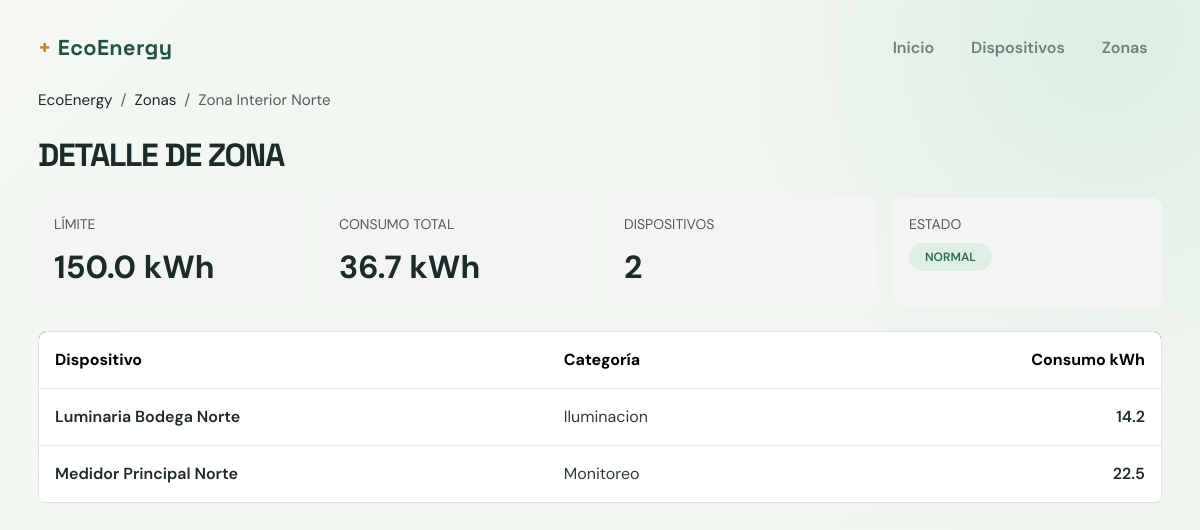
The app's page /zonas/4/ with its own data.
### dispositivos/models.py (models this page shows, shortened)
class BaseModel(models.Model):
	created_at = models.DateTimeField(auto_now_add=True)
	updated_at = models.DateTimeField(auto_now=True)
	deleted_at = models.DateTimeField(null=True, blank=True)
	class Meta:
		abstract = True

class Zone(BaseModel):
	organization = models.ForeignKey(
		"Organization",
		on_delete=models.PROTECT,
		related_name="zones",
	)
	name = models.CharField(max_length=100)
	limit_kwh = models.DecimalField(max_digits=10, decimal_places=2, default=0)
	is_active = models.BooleanField(default=True)
	class Meta:
		ordering = ("organization__legal_name", "name")
		verbose_name = "zone"
		verbose_name_plural = "zones"
		constraints = [
			models.UniqueConstraint(
				fields=("organization", "name"),
				name="unique_zone_name_per_organization",
			)
		]

class Device(BaseModel):
	STATUS_ACTIVE = "active"
	STATUS_MAINTENANCE = "maintenance"
	STATUS_RETIRED = "retired"
	STATUS_CHOICES = (
		(STATUS_ACTIVE, "Active"),
		(STATUS_MAINTENANCE, "Maintenance"),
		(STATUS_RETIRED, "Retired"),
	)
	name = models.CharField(max_length=120)
	organization = models.ForeignKey(
		"Organization",
		on_delete=models.PROTECT,
		related_name="devices",
	)
	serial_number = models.CharField(max_length=80, unique=True, null=True, blank=True)
	category = models.ForeignKey(
		Category,
		on_delete=models.PROTECT,
		related_name="devices",
	)
	zone = models.ForeignKey(
		Zone,
		on_delete=models.PROTECT,
		related_name="devices",
	)
	status = models.CharField(max_length=20, choices=STATUS_CHOICES, default=STATUS_ACTIVE)
	consumption_kwh = models.DecimalField(max_digits=10, decimal_places=2, default=0)
	class Meta:
		ordering = ("name",)
		verbose_name = "device"
		verbose_name_plural = "devices"
		indexes = [models.Index(fields=("organization", "status"))]

class Category(BaseModel):
	name = models.CharField(max_length=100, unique=True)
	description = models.TextField(blank=True)
	is_active = models.BooleanField(default=True)
	class Meta:
		ordering = ("name",)
		verbose_name = "category"
		verbose_name_plural = "categories"

### dispositivos/views.py (the view)
# urls.py: path("zonas/<int:zona_id>/", views.zona_detalle, name="zona_detalle"),
def zona_detalle(request, zona_id):
    detalle = obtener_zona_detalle(zona_id, _organization_id(request))
    if detalle is None:
        raise Http404("Zona no encontrada")
    return render(request, "dispositivos/zona_detalle.html", detalle)

### dispositivos/views.py (called while the page is built)
def _organization_id(request):
    if request.user.is_authenticated:
        profile = getattr(request.user, "profile", None)
        return profile.organization_id if profile else None
    return None

### templates/dispositivos/zona_detalle.html (shortened to what this page needs)
{% extends "base.html" %}
{% block content %}
<div class="container-fluid px-0">
    <nav aria-label="breadcrumb" class="mb-4">
        <ol class="breadcrumb mb-0" style="font-size: 0.95rem; color: #3a4a4a;">
            <li class="breadcrumb-item"><a href="{% url 'dispositivos:inicio' %}" class="text-decoration-none text-dark">EcoEnergy</a></li>
            <li class="breadcrumb-item"><a href="{% url 'dispositivos:zonas' %}" class="text-decoration-none text-dark">Zonas</a></li>
            <li class="breadcrumb-item active" aria-current="page">{{ zona.nombre }}</li>
        </ol>
    </nav>
    <h1 class="fw-bold text-uppercase mb-4" style="font-size: clamp(2rem, 2vw, 2.5rem); letter-spacing: -0.04em; color: #1d2a2a;">Detalle de zona</h1>
    <div class="row g-3 mb-4">
        <div class="col-12 col-md-3">
            <div class="card border-0 h-100" style="background: #f3f5f4; border: 1px solid #dfe6e3; border-radius: 10px;">
                <div class="card-body p-3">
                    <div class="text-muted small text-uppercase">Límite</div>
                    <div class="mt-2 fw-bold" style="font-size: 2rem; color: #1d2a2a;">{{ zona.limite_kwh }} kWh</div>
                </div>
            </div>
        </div>
        <div class="col-12 col-md-3">
            <div class="card border-0 h-100" style="background: #f3f5f4; border: 1px solid #dfe6e3; border-radius: 10px;">
                <div class="card-body p-3">
                    <div class="text-muted small text-uppercase">Consumo total</div>
                    <div class="mt-2 fw-bold" style="font-size: 2rem; color: #1d2a2a;">{{ consumo_total }} kWh</div>
                </div>
            </div>
        </div>
        <div class="col-12 col-md-3">
            <div class="card border-0 h-100" style="background: #f3f5f4; border: 1px solid #dfe6e3; border-radius: 10px;">
                <div class="card-body p-3">
                    <div class="text-muted small text-uppercase">Dispositivos</div>
                    <div class="mt-2 fw-bold" style="font-size: 2rem; color: #1d2a2a;">{{ cantidad_dispositivos }}</div>
                </div>
            </div>
        </div>
        <div class="col-12 col-md-3">
            <div class="card border-0 h-100" style="background: #f3f5f4; border: 1px solid #dfe6e3; border-radius: 10px;">
                <div class="card-body p-3">
                    <div class="text-muted small text-uppercase">Estado</div>
                    <div class="mt-2">
                        <span class="badge rounded-pill px-3 py-2 {% if estado == 'ALERTA' %}text-bg-warning{% else %}" style="background: #dfeee4; color: #2c6d4d; font-weight: 600;">{% endif %}{{ estado }}</span>
                    </div>
                </div>
            </div>
        </div>
    </div>
    {% if dispositivos %}
    <div class="table-responsive border rounded-3 overflow-hidden">
        <table class="table table-borderless align-middle mb-0">
            <thead style="background: #1f2a2a; color: #fff;">
                <tr>
                    <th class="px-3 py-3 fw-bold">Dispositivo</th>
                    <th class="px-3 py-3 fw-bold">Categoría</th>
                    <th class="px-3 py-3 fw-bold text-end">Consumo kWh</th>
                </tr>
            </thead>
            <tbody>
                {% for dispositivo in dispositivos %}
                <tr style="border-top: 1px solid #e6ece9; background: #f8faf9;">
                    <td class="px-3 py-3 fw-semibold" style="color: #1d2a2a;">{{ dispositivo.nombre }}</td>
                    <td class="px-3 py-3" style="color: #2d3c3c;">{{ dispositivo.categoria }}</td>
                    <td class="px-3 py-3 text-end fw-semibold" style="color: #1d2a2a;">{{ dispositivo.consumo_kwh }}</td>
                </tr>
                {% endfor %}
            </tbody>
        </table>
    </div>
    {% else %}
    <div class="alert alert-secondary mb-0">Esta zona no tiene dispositivos.</div>
    {% endif %}
</div>
{% endblock %}

### templates/base.html (style rules this page uses)
:root { --ink: #172a2a; --muted: #6b7f7c; --paper: #f4f7f2; --panel: #ffffff; --line: #dce7df; --green: #2f765b; --green-dark: #215244; --mint: #dceee2; --amber: #c68139; --danger: #dc3545; --soft-red: #f9e7e7; }
body { margin: 0; color: var(--ink); background: var(--paper); font-family: "DM Sans", sans-serif; }
body::before { position: fixed; inset: 0; background: radial-gradient(circle at 92% 4%, #dceee2 0, transparent 28%), linear-gradient(135deg, #f4f7f2 0%, #edf4ee 100%); content: ""; z-index: -1; }
h1, h2, h3, .brand { font-family: "Space Grotesk", sans-serif; }

### records on screen
Zone: nombre "Zona Interior Norte"
Device: nombre "Luminaria Bodega Norte"
Category: categoria "Iluminacion"
Device: nombre "Medidor Principal Norte"
Category: categoria "Monitoreo"

### other values on screen
{{ zona.limite_kwh }} "150.0"
{{ consumo_total }} "36.7"
{{ cantidad_dispositivos }} "2"
{{ estado }} "NORMAL"
{{ dispositivo.consumo_kwh }} "14.2" "22.5"
